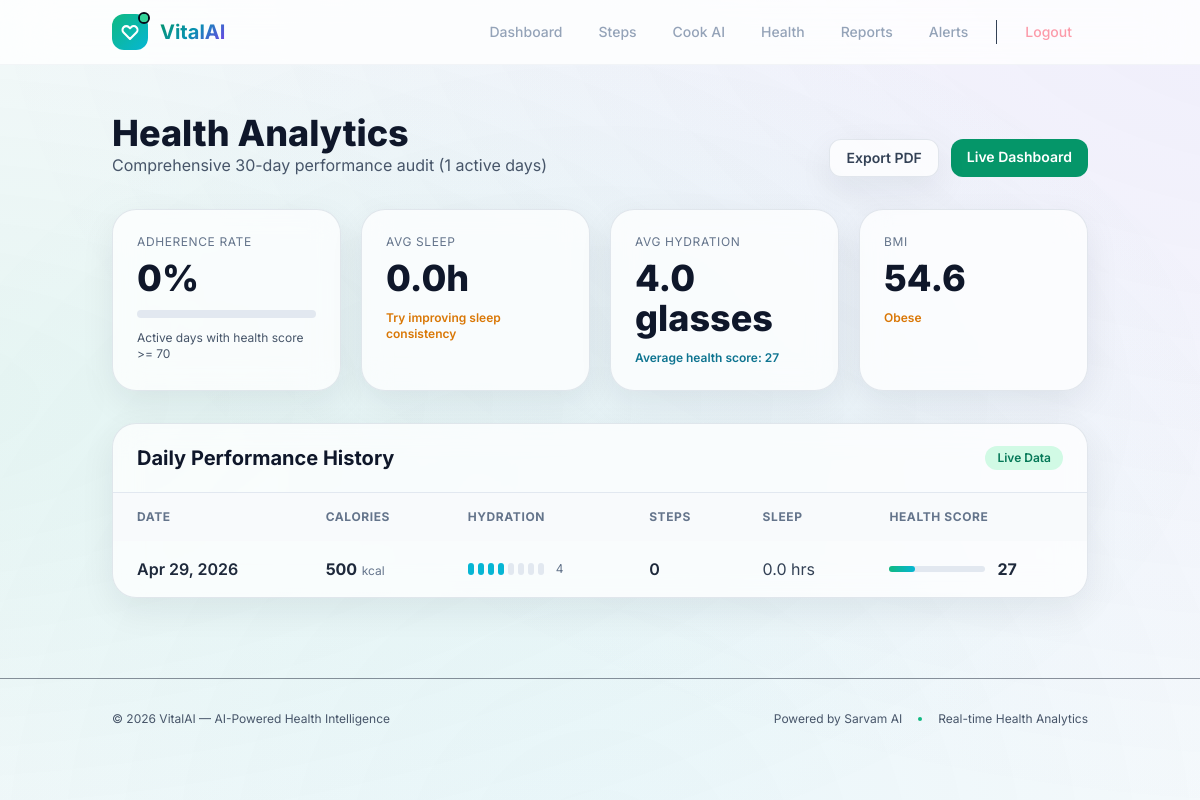
The page /reports (signed in) on the database its author committed.
### models.py (models this page shows)
class DailyLog(db.Model):
    id = db.Column(db.Integer, primary_key=True)
    date = db.Column(db.Date, nullable=False, default=datetime.utcnow().date)
    water_intake = db.Column(db.Integer, default=0) # in glasses
    calories_consumed = db.Column(db.Integer, default=0)
    steps = db.Column(db.Integer, default=0)
    sleep_hours = db.Column(db.Float, default=0)
    mood = db.Column(db.String(50), nullable=True) # happy, sad, etc.
    stress_level = db.Column(db.Integer, default=0) # 1-10
    health_score = db.Column(db.Integer, default=0) # 1-100 calculated daily
    heart_rate = db.Column(db.Integer, default=0)  # bpm
    blood_pressure_sys = db.Column(db.Integer, default=0)  # systolic
    blood_pressure_dia = db.Column(db.Integer, default=0)  # diastolic
    body_temperature = db.Column(db.Float, default=0)  # celsius
    blood_oxygen = db.Column(db.Integer, default=0)  # SpO2 percentage
    exercise_minutes = db.Column(db.Integer, default=0)
    exercise_type = db.Column(db.String(100), nullable=True)
    calories_burned = db.Column(db.Integer, default=0)
    mood_notes = db.Column(db.Text, nullable=True)
    energy_level = db.Column(db.Integer, default=0)  # 1-10
    user_id = db.Column(db.Integer, db.ForeignKey('user.id'), nullable=False)
    meals = db.relationship('Meal', backref='daily_log', lazy=True)
    __table_args__ = (db.UniqueConstraint('user_id', 'date', name='_user_date_uc'),)

### app.py (the view)
@app.route('/reports')
@login_required
def reports():
    history = DailyLog.query.filter_by(user_id=current_user.id).order_by(DailyLog.date.desc()).limit(30).all()
    history = history[::-1] # Oldest first
    active_logs = [
        h for h in history
        if (h.calories_consumed > 0 or h.water_intake > 0 or h.steps > 0 or h.sleep_hours > 0 or h.health_score > 0)
    ]
    active_days = len(active_logs)
    adherence = 0
    avg_sleep = 0.0
    avg_water = 0.0
    avg_score = 0
    if active_days > 0:
        good_days = len([h for h in active_logs if h.health_score >= 70])
        adherence = int((good_days / active_days) * 100)
        avg_sleep = round(sum(h.sleep_hours for h in active_logs) / active_days, 1)
        avg_water = round(sum(h.water_intake for h in active_logs) / active_days, 1)
        avg_score = int(sum(h.health_score for h in active_logs) / active_days)
    bmi = None
    bmi_status = "N/A"
    if current_user.weight and current_user.height and current_user.height > 0:
        height_m = current_user.height / 100
        bmi = round(current_user.weight / (height_m * height_m), 1)
        if bmi < 18.5:
            bmi_status = "Underweight"
        elif bmi < 25:
            bmi_status = "Healthy"
        elif bmi < 30:
            bmi_status = "Overweight"
        else:
            bmi_status = "Obese"
    return render_template(
        'reports.html',
        history=history,
        user=current_user,
        adherence=adherence,
        avg_sleep=avg_sleep,
        avg_water=avg_water,
        avg_score=avg_score,
        bmi=bmi,
        bmi_status=bmi_status,
        active_days=active_days
    )

### app.py (called while the page is built)
@login_manager.user_loader
def load_user(user_id):
    return db.session.get(User, int(user_id))

### templates/reports.html (shortened to what this page needs)
{% extends "base.html" %}
{% block content %}
<section class="space-y-8">
    <header class="rise flex flex-col gap-4 md:flex-row md:items-end md:justify-between">
        <div>
            <h1 class="text-4xl font-extrabold text-slate-900">Health Analytics</h1>
            <p class="text-slate-600">Comprehensive 30-day performance audit ({{ active_days }} active days)</p>
        </div>
        <div class="flex gap-3">
            <button onclick="window.print()" class="glass-panel rounded-xl px-4 py-2 text-sm font-semibold text-slate-700 hover:bg-white">Export PDF</button>
            <a href="{{ url_for('dashboard') }}" class="rounded-xl bg-emerald-600 px-4 py-2 text-sm font-semibold text-white hover:bg-emerald-700">Live Dashboard</a>
        </div>
    </header>
    <div class="grid grid-cols-1 gap-5 md:grid-cols-4">
        <div class="glass-panel rise shine rounded-3xl p-6" style="animation-delay:.04s">
            <p class="text-xs uppercase tracking-wider text-slate-500">Adherence Rate</p>
            <p class="mt-2 text-4xl font-extrabold text-slate-900">{{ adherence }}%</p>
            <div class="mt-3 h-2 overflow-hidden rounded-full bg-slate-200">
            </div>
            <p class="mt-3 text-xs text-slate-600">Active days with health score >= 70</p>
        </div>
        <div class="glass-panel rise rounded-3xl p-6" style="animation-delay:.08s">
            <p class="text-xs uppercase tracking-wider text-slate-500">Avg Sleep</p>
            <p class="mt-2 text-4xl font-extrabold text-slate-900">{{ avg_sleep }}h</p>
            <p class="mt-3 text-xs font-semibold {% if avg_sleep >= 7 %}text-emerald-700{% else %}text-amber-600{% endif %}">
                {% if avg_sleep >= 7 %}On track for recovery{% else %}Try improving sleep consistency{% endif %}
            </p>
        </div>
        <div class="glass-panel rise rounded-3xl p-6" style="animation-delay:.12s">
            <p class="text-xs uppercase tracking-wider text-slate-500">Avg Hydration</p>
            <p class="mt-2 text-4xl font-extrabold text-slate-900">{{ avg_water }} glasses</p>
            <p class="mt-3 text-xs font-semibold text-cyan-700">Average health score: {{ avg_score }}</p>
        </div>
        <div class="glass-panel rise rounded-3xl p-6" style="animation-delay:.16s">
            <p class="text-xs uppercase tracking-wider text-slate-500">BMI</p>
            <p class="mt-2 text-4xl font-extrabold text-slate-900">
                {% if bmi is not none %}{{ bmi }}{% else %}--{% endif %}
            </p>
            <p class="mt-3 text-xs font-semibold {% if bmi_status == 'Healthy' %}text-emerald-700{% elif bmi_status == 'N/A' %}text-slate-500{% else %}text-amber-600{% endif %}">
                {{ bmi_status }}
            </p>
        </div>
    </div>
    <div class="glass-panel rise rounded-3xl overflow-hidden" style="animation-delay:.2s">
        <div class="flex items-center justify-between border-b border-slate-200 px-6 py-5">
            <h3 class="text-xl font-bold text-slate-900">Daily Performance History</h3>
            <span class="rounded-full bg-emerald-100 px-3 py-1 text-xs font-semibold text-emerald-700">Live Data</span>
        </div>
        <div class="overflow-x-auto">
            <table class="w-full text-left">
                <thead class="bg-slate-50 text-xs uppercase tracking-wider text-slate-500">
                    <tr>
                        <th class="px-6 py-4">Date</th>
                        <th class="px-6 py-4">Calories</th>
                        <th class="px-6 py-4">Hydration</th>
                        <th class="px-6 py-4">Steps</th>
                        <th class="px-6 py-4">Sleep</th>
                        <th class="px-6 py-4">Health Score</th>
                    </tr>
                </thead>
                <tbody class="divide-y divide-slate-100">
                    {% for log in history %}
                    <tr class="transition hover:bg-slate-50/70">
                        <td class="px-6 py-4 font-semibold text-slate-800">{{ log.date.strftime('%b %d, %Y') }}</td>
                        <td class="px-6 py-4">
                            <span class="font-bold {% if log.calories_consumed > 2500 %}text-red-600{% else %}text-slate-800{% endif %}">{{ log.calories_consumed }}</span>
                            <span class="text-xs text-slate-500">kcal</span>
                        </td>
                        <td class="px-6 py-4">
                            <div class="flex items-center gap-1">
                                {% for i in range(8) %}
                                    <span class="h-3 w-1.5 rounded-full {% if i < log.water_intake %}bg-cyan-500{% else %}bg-slate-200{% endif %}"></span>
                                {% endfor %}
                                <span class="ml-2 text-xs text-slate-500">{{ log.water_intake }}</span>
                            </div>
                        </td>
                        <td class="px-6 py-4 font-semibold text-slate-800">{{ log.steps }}</td>
                        <td class="px-6 py-4 text-slate-700">{{ log.sleep_hours }} hrs</td>
                        <td class="px-6 py-4">
                            <div class="flex items-center gap-3">
                                <div class="h-1.5 w-24 rounded-full bg-slate-200">
                                    <div class="h-full rounded-full bg-gradient-to-r from-emerald-500 to-cyan-500" data-style="width: {{ log.health_score }}%;"></div>
                                </div>
                                <span class="font-bold text-slate-800">{{ log.health_score }}</span>
                            </div>
                        </td>
                    </tr>
                    {% endfor %}
                </tbody>
            </table>
        </div>
    </div>
</section>
{% endblock %}

### templates/base.html (style rules this page uses)
* { margin: 0; padding: 0; box-sizing: border-box; }
body { font-family: 'Inter', sans-serif; background: #f8fafc; color: #1e293b; min-height: 100vh; }
:root { --bg-primary: #f8fafc; --bg-card: rgba(255, 255, 255, 0.7); --bg-card-hover: rgba(255, 255, 255, 0.9); --border: rgba(148, 163, 184, 0.2); --border-hover: rgba(148, 163, 184, 0.3); --accent-emerald: #059669; --accent-cyan: #0891b2; --accent-violet: #7c3aed; --accent-rose: #e11d48; --accent-amber: #d97706; --text-primary: #1e293b; --text-secondary: #475569; --text-muted: #94a3b8; }

### templates/reports.html (style rules this page uses)
.glass-panel { background: rgba(255, 255, 255, 0.74); backdrop-filter: blur(14px); border: 1px solid rgba(148, 163, 184, 0.25); box-shadow: 0 12px 35px rgba(15, 23, 42, 0.07); }
.rise { animation: rise 0.55s ease both; }
.shine { position: relative; overflow: hidden; }
.shine::after { content: ""; position: absolute; top: 0; left: -120%; width: 60%; height: 100%; background: linear-gradient(90deg, transparent, rgba(255,255,255,0.5), transparent); animation: sweep 3.8s ease-in-out infinite; }

### rows shown on the page
DailyLog: date "Apr 29, 2026", calories_consumed "500", water_intake "4", steps "0", sleep_hours "0.0", health_score "27"

### other values the page prints
{{ active_days }} "1"
{{ adherence }} "0"
{{ avg_sleep }} "0.0"
{{ avg_water }} "4.0"
{{ avg_score }} "27"
{{ bmi }} "54.6"
{{ bmi_status }} "Obese"
